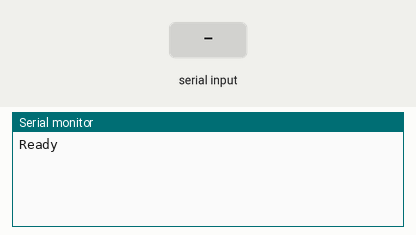
A program run on a simulated Arduino Nano, built with avr-gcc and run on an emulated ATmega328P. Parts: the last lines printed to the serial monitor. Inputs (shaded band) come from the test bench.

Above: at 1.2 s.
1.3 s: "90,45," received over Serial
At 2.7 s:
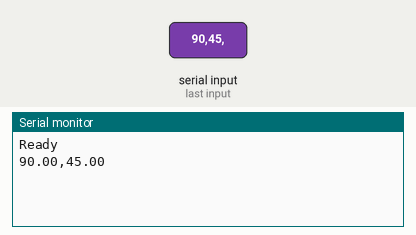
3.8 s: "30,150," received over Serial
At 5.9 s:
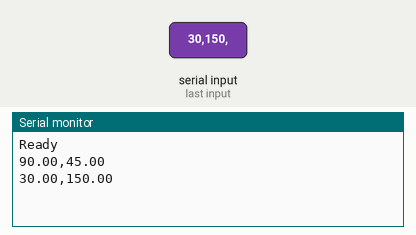

Measured:
- after the input at 1.3 s, the serial monitor: prints a new line after 1.0 s (image 1)
- after the input at 3.8 s, the serial monitor: prints a new line after 1.0 s (image 2)

The program:

main.cpp
```cpp
#include <Arduino.h>
String a;
float x[2];

void setup() {
    Serial.begin(9600);
    Serial.println("Ready");
}

void loop() {
    while(Serial.available()) {
        int count = 0;
        do {
            a = Serial.readStringUntil(',');
            if (a != "") {
                x[count] = a.toFloat();
                count++;
            }
        } while(a != "");

        Serial.print(x[0]);
        Serial.print(",");
        Serial.println(x[1]);
    }
}
```
